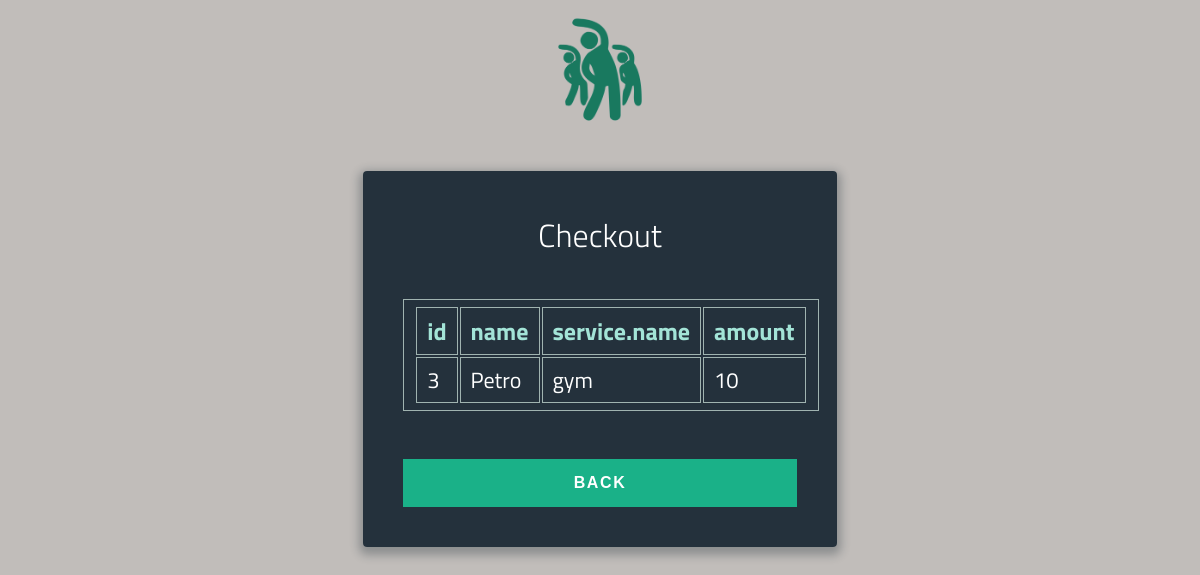
The app's page /user/checkout (signed in) with its own data.
### db_model.py (models this page shows)
class ServicesBalance(Base):
    __tablename__ = 'services_balance'
    id = Column(Integer, primary_key=True, unique=True, autoincrement=True)
    user = Column(Integer, ForeignKey('user.id'), nullable=False)
    service = Column(Integer, ForeignKey('service.id'), nullable=False)
    amount = Column(Integer, default=0, nullable=False)

class User(Base):
    __tablename__ = 'user'
    id = Column(Integer, primary_key=True, unique=True, autoincrement=True)
    name = Column(String(50), nullable=False)
    login = Column(String(50), unique=True, nullable=False)
    password = Column(String(50), nullable=False)
    birth_date = Column(String(50), default='2000-01-01', nullable=False)
    phone = Column(String(50), nullable=False)
    funds = Column(Integer, default=0, nullable=False)
    email = Column(String(100), nullable=False)

class Service(Base):
    __tablename__ = 'service'
    id = Column(Integer, primary_key=True, unique=True, autoincrement=True, nullable=False)
    name = Column(String(50), nullable=False)
    duration = Column(Integer, default=0, nullable=False)
    description = Column(String(50), nullable=False)
    price = Column(Integer, default=0, nullable=False)
    fitness_center = Column(Integer, ForeignKey('fitness_center.id'), nullable=False)
    max_attendees = Column(Integer, default=1, nullable=False)

### app.py (the view)
@app.route('/user/checkout', methods=['GET', 'POST'])
@auth
def user_checkout():
    if request.method == 'GET':
        db = Db()
        columns = (db_model.User.id, db_model.User.name,
                   db_model.Service.name.label('service.name'),
                   db_model.ServicesBalance.amount)
        data = (db.session.query(*columns).join(db_model.User).join(db_model.Service)).filter(
            db_model.User.id == session.get('user_id')).all()
        return render_template('user_checkout.html', result=convert_db_query_data(data))
    if request.method == 'POST':
        return 'user_checkout_endpoint'

### app.py (called while the page is built)
def auth(func):
    @wraps(func)
    def wrapper(*args, **kwargs):
        if session.get('user_id') is None:
            return redirect('/login')
        return func(*args, **kwargs)
    return wrapper

def convert_db_query_data(query_data):
    if query_data is None:
        return {}
    elif type(query_data) is list:
        return [el._asdict() for el in query_data]
    return query_data._asdict()

### db_orm.py (called while the page is built)
    def _init_db(self):
        Base.query = self.session.query_property()
        Base.metadata.create_all(bind=self.engine)

### templates/user_checkout.html (shortened to what this page needs)
{% extends "base.html" %}
{% block content %}
<div id="data">
          <h1>Checkout</h1>
          {% if result %}
          <table>
              <tr>
              {% for key in result[0].keys() %}
              <th> {{ key }} </th>
              {% endfor %}
              </tr>
              {% for curr_result in result %}
              <tr>
              {% for value in curr_result.values() %}
              <td> {{ value }} </td>
              {% endfor %}
              </tr>
              {% endfor %}
         </table>
        {% endif %}
        </div>
<br/><br/>
<div>
  <a href="/user">
  <button class="button button-block">Back</button>
  </a>
</div>
{% endblock %}

### records on screen
ServicesBalance: values "3" "10"
User: name "Petro"
Service: name "gym"

### other values on screen
{{ key }} "id" "name" "service.name" "amount"
